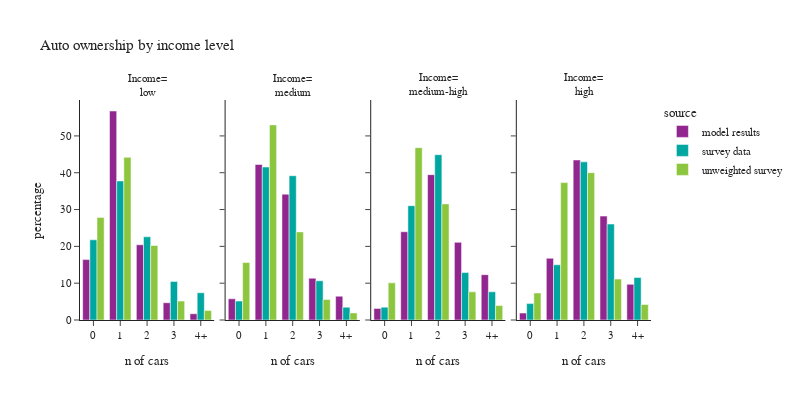

The notebook cell this image was saved under:
### Code cell
plot_auto(hh_data,'hhincome_group','income level', 'Income')

### Figure 1 — Plotly figure (JSON) as saved in the notebook; plotly's stock layout.template omitted (floating-point values rounded to 4 significant figures)
{"data": [{"alignmentgroup": "True", "hovertemplate": "source=model results<br>hhincome_group=low<br>auto_ownership_simple=%{x}<br>percentage=%{y}<extra></extra>", "legendgroup": "model results", "marker": {"color": "#91268F", "pattern": {"shape": ""}}, "name": "model results", "offsetgroup": "model results", "orientation": "v", "showlegend": true, "textposition": "auto", "type": "bar", "x": ["0", "1", "2", "3", "4+"], "xaxis": "x", "y": [16.41, 56.77, 20.43, 4.692, 1.7], "yaxis": "y"}, {"alignmentgroup": "True", "hovertemplate": "source=model results<br>hhincome_group=medium<br>auto_ownership_simple=%{x}<br>percentage=%{y}<extra></extra>", "legendgroup": "model results", "marker": {"color": "#91268F", "pattern": {"shape": ""}}, "name": "model results", "offsetgroup": "model results", "orientation": "v", "showlegend": false, "textposition": "auto", "type": "bar", "x": ["0", "1", "2", "3", "4+"], "xaxis": "x2", "y": [5.761, 42.24, 34.18, 11.35, 6.465], "yaxis": "y2"}, {"alignmentgroup": "True", "hovertemplate": "source=model results<br>hhincome_group=medium-high<br>auto_ownership_simple=%{x}<br>percentage=%{y}<extra></extra>", "legendgroup": "model results", "marker": {"color": "#91268F", "pattern": {"shape": ""}}, "name": "model results", "offsetgroup": "model results", "orientation": "v", "showlegend": false, "textposition": "auto", "type": "bar", "x": ["0", "1", "2", "3", "4+"], "xaxis": "x3", "y": [3.155, 23.97, 39.47, 21.08, 12.31], "yaxis": "y3"}, {"alignmentgroup": "True", "hovertemplate": "source=model results<br>hhincome_group=high<br>auto_ownership_simple=%{x}<br>percentage=%{y}<extra></extra>", "legendgroup": "model results", "marker": {"color": "#91268F", "pattern": {"shape": ""}}, "name": "model results", "offsetgroup": "model results", "orientation": "v", "showlegend": false, "textposition": "auto", "type": "bar", "x": ["0", "1", "2", "3", "4+"], "xaxis": "x4", "y": [1.876, 16.76, 43.46, 28.23, 9.684], "yaxis": "y4"}, {"alignmentgroup": "True", "hovertemplate": "source=survey data<br>hhincome_group=low<br>auto_ownership_simple=%{x}<br>percentage=%{y}<extra></extra>", "legendgroup": "survey data", "marker": {"color": "#00A7A0", "pattern": {"shape": ""}}, "name": "survey data", "offsetgroup": "survey data", "orientation": "v", "showlegend": true, "textposition": "auto", "type": "bar", "x": ["0", "1", "2", "3", "4+"], "xaxis": "x", "y": [21.78, 37.77, 22.59, 10.46, 7.394], "yaxis": "y"}, {"alignmentgroup": "True", "hovertemplate": "source=survey data<br>hhincome_group=medium<br>auto_ownership_simple=%{x}<br>percentage=%{y}<extra></extra>", "legendgroup": "survey data", "marker": {"color": "#00A7A0", "pattern": {"shape": ""}}, "name": "survey data", "offsetgroup": "survey data", "orientation": "v", "showlegend": false, "textposition": "auto", "type": "bar", "x": ["0", "1", "2", "3", "4+"], "xaxis": "x2", "y": [5.143, 41.55, 39.19, 10.65, 3.471], "yaxis": "y2"}, {"alignmentgroup": "True", "hovertemplate": "source=survey data<br>hhincome_group=medium-high<br>auto_ownership_simple=%{x}<br>percentage=%{y}<extra></extra>", "legendgroup": "survey data", "marker": {"color": "#00A7A0", "pattern": {"shape": ""}}, "name": "survey data", "offsetgroup": "survey data", "orientation": "v", "showlegend": false, "textposition": "auto", "type": "bar", "x": ["0", "1", "2", "3", "4+"], "xaxis": "x3", "y": [3.489, 31.05, 44.9, 12.89, 7.663], "yaxis": "y3"}, {"alignmentgroup": "True", "hovertemplate": "source=survey data<br>hhincome_group=high<br>auto_ownership_simple=%{x}<br>percentage=%{y}<extra></extra>", "legendgroup": "survey data", "marker": {"color": "#00A7A0", "pattern": {"shape": ""}}, "name": "survey data", "offsetgroup": "survey data", "orientation": "v", "showlegend": false, "textposition": "auto", "type": "bar", "x": ["0", "1", "2", "3", "4+"], "xaxis": "x4", "y": [4.454, 15.0, 42.95, 26.06, 11.54], "yaxis": "y4"}, {"alignmentgroup": "True", "hovertemplate": "source=unweighted survey<br>hhincome_group=low<br>auto_ownership_simple=%{x}<br>percentage=%{y}<extra></extra>", "legendgroup": "unweighted survey", "marker": {"color": "#8CC63E", "pattern": {"shape": ""}}, "name": "unweighted survey", "offsetgroup": "unweighted survey", "orientation": "v", "showlegend": true, "textposition": "auto", "type": "bar", "x": ["0", "1", "2", "3", "4+"], "xaxis": "x", "y": [27.87, 44.18, 20.24, 5.141, 2.57], "yaxis": "y"}, {"alignmentgroup": "True", "hovertemplate": "source=unweighted survey<br>hhincome_group=medium<br>auto_ownership_simple=%{x}<br>percentage=%{y}<extra></extra>", "legendgroup": "unweighted survey", "marker": {"color": "#8CC63E", "pattern": {"shape": ""}}, "name": "unweighted survey", "offsetgroup": "unweighted survey", "orientation": "v", "showlegend": false, "textposition": "auto", "type": "bar", "x": ["0", "1", "2", "3", "4+"], "xaxis": "x2", "y": [15.6, 52.99, 23.93, 5.556, 1.923], "yaxis": "y2"}, {"alignmentgroup": "True", "hovertemplate": "source=unweighted survey<br>hhincome_group=medium-high<br>auto_ownership_simple=%{x}<br>percentage=%{y}<extra></extra>", "legendgroup": "unweighted survey", "marker": {"color": "#8CC63E", "pattern": {"shape": ""}}, "name": "unweighted survey", "offsetgroup": "unweighted survey", "orientation": "v", "showlegend": false, "textposition": "auto", "type": "bar", "x": ["0", "1", "2", "3", "4+"], "xaxis": "x3", "y": [10.09, 46.82, 31.54, 7.64, 3.918], "yaxis": "y3"}, {"alignmentgroup": "True", "hovertemplate": "source=unweighted survey<br>hhincome_group=high<br>auto_ownership_simple=%{x}<br>percentage=%{y}<extra></extra>", "legendgroup": "unweighted survey", "marker": {"color": "#8CC63E", "pattern": {"shape": ""}}, "name": "unweighted survey", "offsetgroup": "unweighted survey", "orientation": "v", "showlegend": false, "textposition": "auto", "type": "bar", "x": ["0", "1", "2", "3", "4+"], "xaxis": "x4", "y": [7.335, 37.32, 40.02, 11.11, 4.207], "yaxis": "y4"}], "layout": {"annotations": [{"font": {}, "showarrow": false, "text": "Income=<br>low", "x": 0.1175, "xanchor": "center", "xref": "paper", "y": 1.0, "yanchor": "bottom", "yref": "paper"}, {"font": {}, "showarrow": false, "text": "Income=<br>medium", "x": 0.3725, "xanchor": "center", "xref": "paper", "y": 1.0, "yanchor": "bottom", "yref": "paper"}, {"font": {}, "showarrow": false, "text": "Income=<br>medium-high", "x": 0.6275, "xanchor": "center", "xref": "paper", "y": 1.0, "yanchor": "bottom", "yref": "paper"}, {"font": {}, "showarrow": false, "text": "Income=<br>high", "x": 0.8825, "xanchor": "center", "xref": "paper", "y": 1.0, "yanchor": "bottom", "yref": "paper"}], "barmode": "group", "font": {"size": 11}, "height": 400, "legend": {"title": {"text": "source"}, "tracegroupgap": 0}, "title": {"text": "Auto ownership by income level"}, "width": 800, "xaxis": {"anchor": "y", "domain": [0.0, 0.235], "title": {"text": "n of cars"}}, "xaxis2": {"anchor": "y2", "domain": [0.255, 0.49], "matches": "x", "title": {"text": "n of cars"}}, "xaxis3": {"anchor": "y3", "domain": [0.51, 0.745], "matches": "x", "title": {"text": "n of cars"}}, "xaxis4": {"anchor": "y4", "domain": [0.765, 1.0], "matches": "x", "title": {"text": "n of cars"}}, "yaxis": {"anchor": "x", "domain": [0.0, 1.0], "title": {"text": "percentage"}}, "yaxis2": {"anchor": "x2", "domain": [0.0, 1.0], "matches": "y", "showticklabels": false}, "yaxis3": {"anchor": "x3", "domain": [0.0, 1.0], "matches": "y", "showticklabels": false}, "yaxis4": {"anchor": "x4", "domain": [0.0, 1.0], "matches": "y", "showticklabels": false}}}
